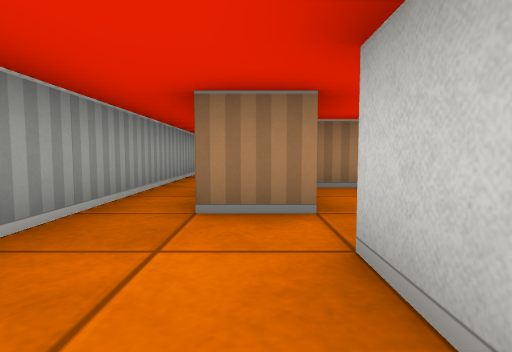
view 1 (above)

12 first-person views from a walk through a cub3D ray-caster map. The camera is about half as high as the walls, tilts 4° down and sees 80° across. The floor is counted in squares. Each view is taken from the middle of a square. On the plan, view 1 faces up. The plan holds only what a view shows up to about 9 squares ahead; the rest is blank.

view 2
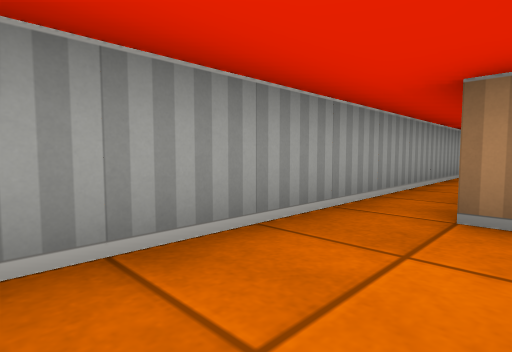

view 3
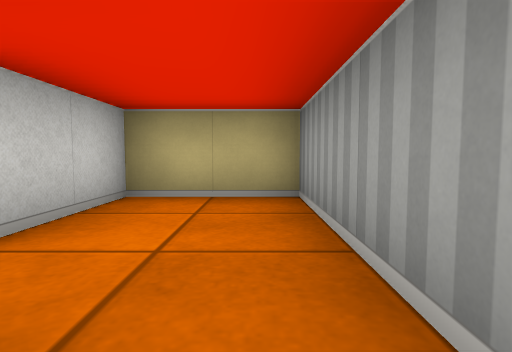

view 4
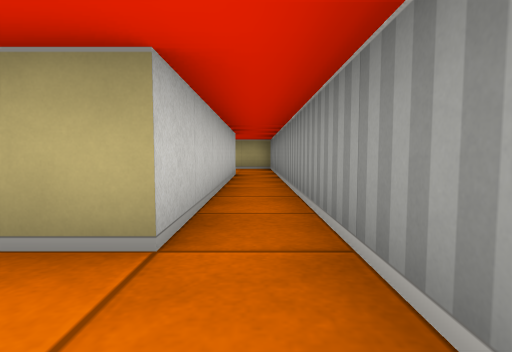

view 5
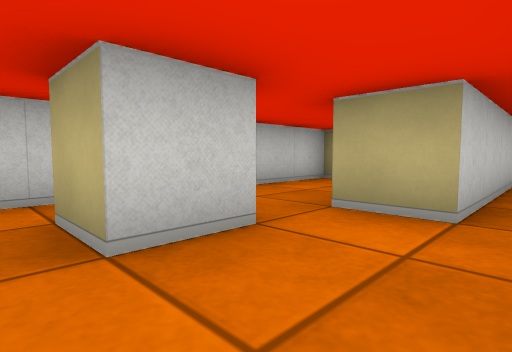

view 6
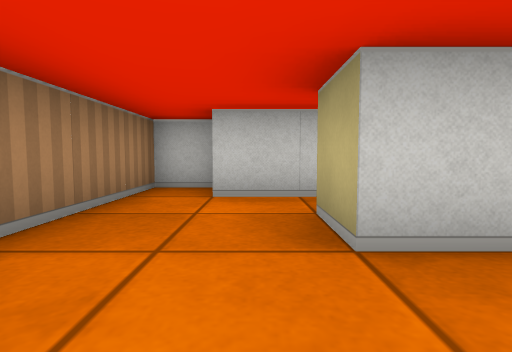

view 7
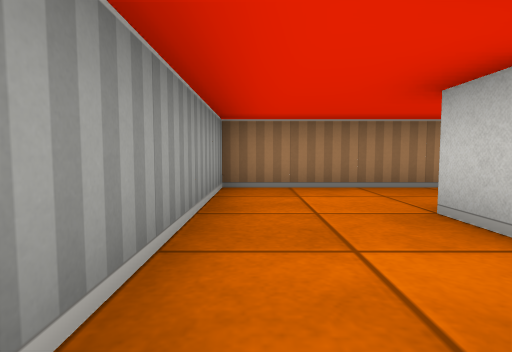

view 8
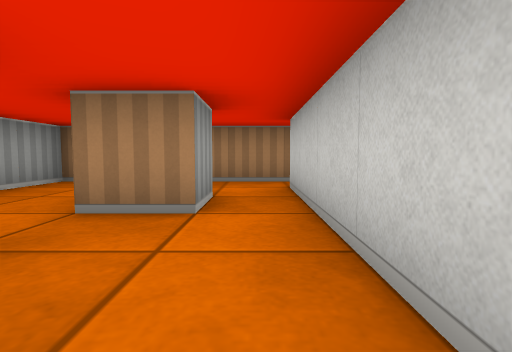

view 9
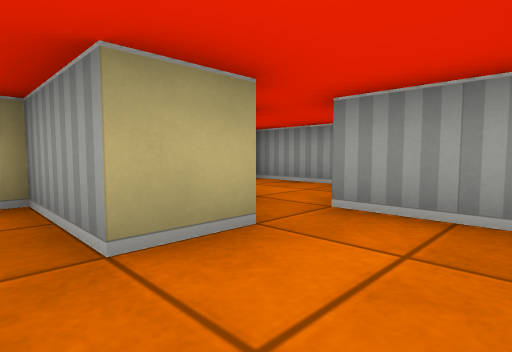

view 10
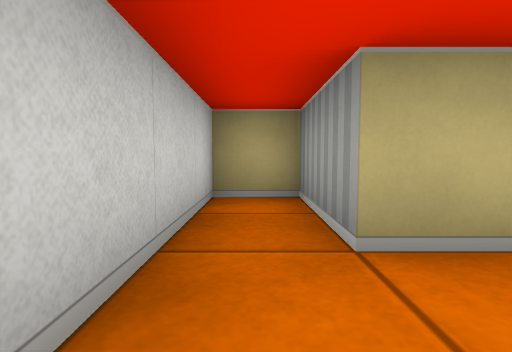

view 11
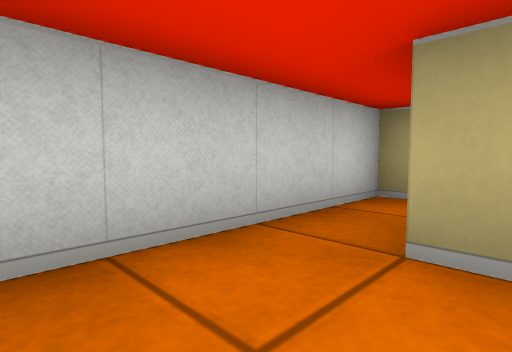

view 12
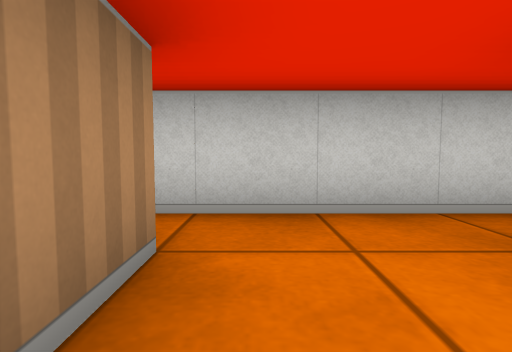

### Floor plan
Points are (right, up) in squares from view 1. A wall is a line through its corners. A room is listed if a view was taken in it or the views show most of it. See-through windows are left out.
Room 1 (views 1, 2, 3, 7)
walls: (0.5, 2.5) (-0.5, 2.5) (-0.5, 8.5); (-1.5, 8.5) (-1.5, -0.5) (0.5, -0.5) (0.5, 1.5)
ways out: opening at (-1, 8) to room 2; opening at (1, 2) to room 3
Room 2 (views 4, 5, 6, 8)
walls: (0.5, 9.5) (0.5, 10.5) (1.5, 10.5) (1.5, 9.5) (0.5, 9.5); (-0.5, 8.5) (0.5, 8.5); (3.5, 11.6) (3.5, 12.5) (-1.5, 12.5) (-1.5, 8.5); (2.5, 5.5) (2.5, 11.5)
ways out: opening at (-1, 8) to room 1
Room 3 (views 9, 10, 11, 12)
walls: (1.5, 2.5) (2.5, 2.5) (2.5, 0.5) (3.5, 0.5) (3.5, 4.9); (2.5, 4.5) (0.9, 4.5); (0.5, 3.9) (0.5, 2.5)
ways out: opening at (1, 2) to room 1

Positions as (right, up) in squares from view 1, and headings:
1: (0, 0), facing up
2: (0, 0), facing up-left
3: (-1, 3), facing down
4: (-1, 10), facing down
5: (-1, 11), facing down-right
6: (-1, 11), facing right
7: (-1, 8), facing up
8: (2, 7), facing up
9: (3, 4), facing down-left
10: (3, 4), facing down
11: (2, 4), facing down-right
12: (1, 4), facing right
